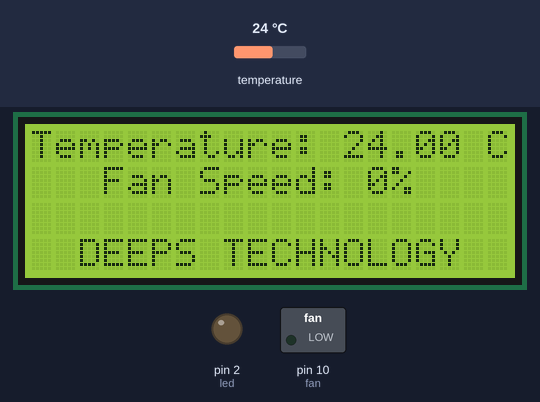
Bench run of a sketch on a simulated Arduino Uno, built with avr-gcc and run on an emulated ATmega328P. On the bench: 20×4 character LCD, switched loads named in the sketch (green lamp = pin HIGH), output pins drawn as LEDs (lit = HIGH). The test bench sets the inputs (shaded band); at power-on: temperature 24 °C. What the sketch prints to the serial monitor is not drawn.

Above: at 6.4 s.
6.5 s: temperature set to 28 °C
At 7.3 s:
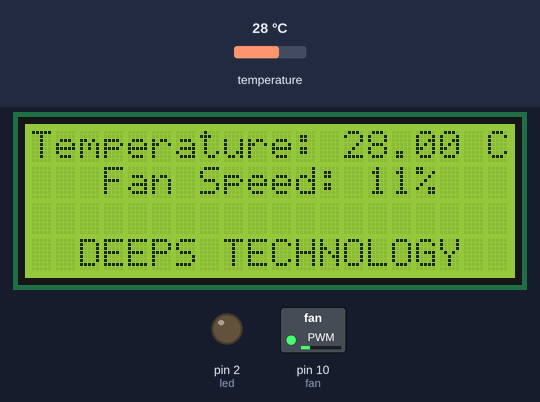
8.3 s: temperature set to 33 °C
At 9.9 s:
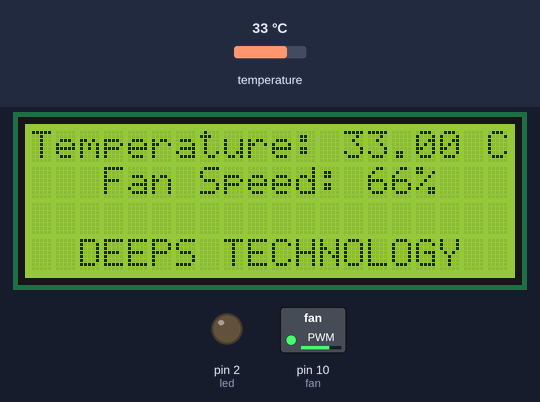
10.3 s: temperature set to 37 °C
At 11.4 s:
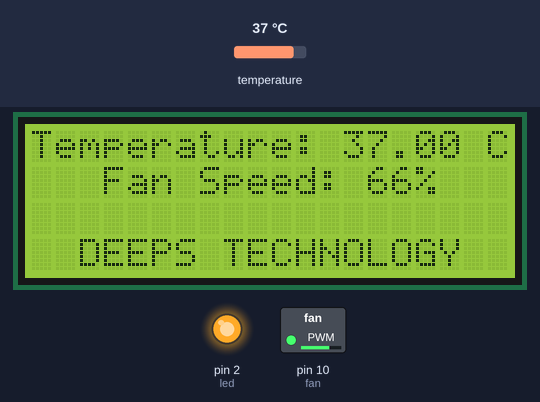
12.3 s: temperature set to 35 °C
At 14.0 s:
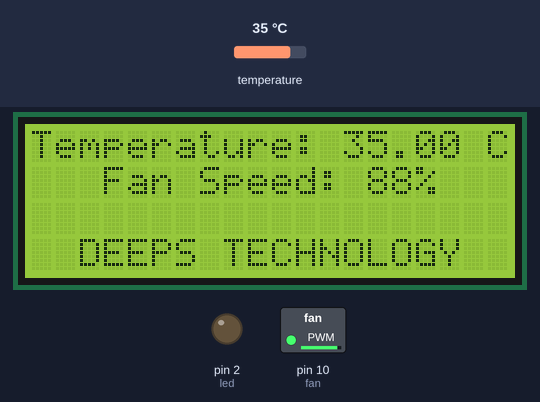
14.3 s: temperature set to 41 °C
At 15.4 s:
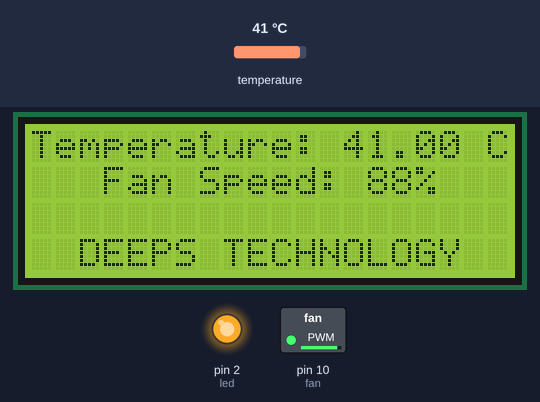
Timing chart, 0 to 17.3 s (numbered marks = the images above; inputs shaded):
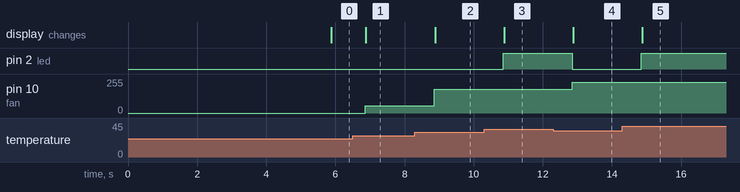

The sketch:

temp_fan_2.ino
```cpp
/*
 The circuit:
 * LCD RS pin to digital pin 12
 * LCD Enable pin to digital pin 11
 * LCD D4 pin to digital pin 7
 * LCD D5 pin to digital pin 6
 * LCD D6 pin to digital pin 5
 * LCD D7 pin to digital pin 4
 * LCD R/W pin to ground
 * 10K resistor:
 * ends to +5V and ground
 * wiper to LCD VO pin (pin 3)
*/

#include <OneWire.h>
#include <DallasTemperature.h>
#include <LiquidCrystal.h>

#define ONE_WIRE_BUS 8
OneWire oneWire(ONE_WIRE_BUS);
DallasTemperature sensors(&oneWire);
LiquidCrystal lcd(12, 11, 7, 6, 5, 4);
int tempMin = 27;
int tempMax = 36;
int fanSpeed;
int fanLCD;
int fan = 10;
int led = 2;

void setup(void)
{
  pinMode(fan, OUTPUT);
  pinMode(led, OUTPUT);
  Serial.begin(9600);
  Serial.println("Welcome to TEP !!!");
  Serial.println("DEEPS TECHNOLOGY");
  Serial.println();
  sensors.begin();

  lcd.begin(20, 4);
  lcd.setCursor(5,0);
  lcd.print("Welcome to:");
  lcd.setCursor(0,1);
  lcd.print("Temp Control for UPS");
  lcd.setCursor(0,2);
  lcd.print("Made By: Vatsal Shah");
  lcd.setCursor(2,3);
  lcd.print("DEEPS TECHNOLOGY");
  delay(5000);
}

void loop(void)
{
  sensors.requestTemperatures();
  Serial.print("Temperature : ");
  Serial.println(sensors.getTempCByIndex(0));
  int temp = sensors.getTempCByIndex(0);
  Serial.println("Temp is: " + temp);
  if(temp < tempMin) {
      fanSpeed = 0;
      digitalWrite(fan, LOW);
    }
   if((temp >= tempMin) && (temp <= tempMax)) {  // if temperature is higher than minimum temperature
       fanSpeed = map(temp, tempMin, tempMax, 32, 255);
       fanLCD = map(temp, tempMin, tempMax, 0, 100);  // speed of fan to display on LCD
       analogWrite(fan, fanSpeed);  // spin the fan at the fanSpeed speed
   }
   if(temp > tempMax) {        // if temp is higher than tempMax
     digitalWrite(led, HIGH);  // turn on led
   } else {                    // else turn off led
     digitalWrite(led, LOW);
   }

  lcd.clear();
  lcd.setCursor(0,0);
  lcd.print("Temperature: ");
  lcd.print(sensors.getTempCByIndex(0));
  lcd.print(" C");
  lcd.setCursor(3,1);
  lcd.print("Fan Speed: ");
  lcd.print(fanLCD);    // display the fan speed
  lcd.print("%");
  lcd.setCursor(2,3);
  lcd.print("DEEPS TECHNOLOGY");
  delay(200);
}
```

Measured:
- after the input at 6.5 s, pin 10 (fan): 0/255 → 56/255 after 0.36 s; the display: changes after 0.38 s (image 1)
- after the input at 8.3 s, pin 10 (fan): 56/255 → 180/255 after 0.56 s; the display: changes after 0.58 s (image 2)
- after the input at 10.3 s, pin 2 (led): LOW → HIGH after 0.56 s; the display: changes after 0.58 s (image 3)
- after the input at 12.3 s, pin 2 (led): HIGH → LOW after 0.56 s; pin 10 (fan): 180/255 → 230/255 after 0.56 s; the display: changes after 0.58 s (image 4)
- after the input at 14.3 s, pin 2 (led): LOW → HIGH after 0.55 s; the display: changes after 0.58 s (image 5)
